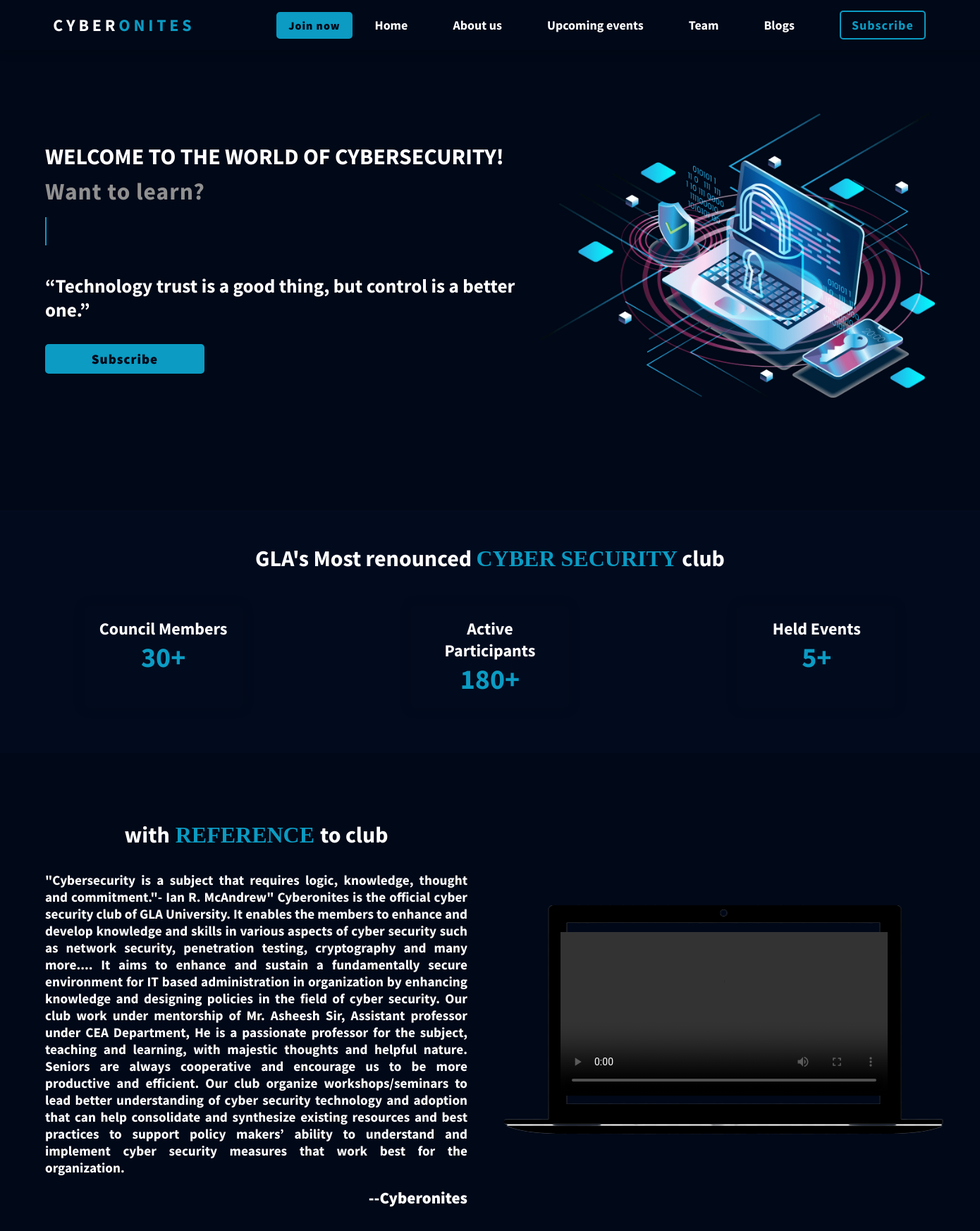
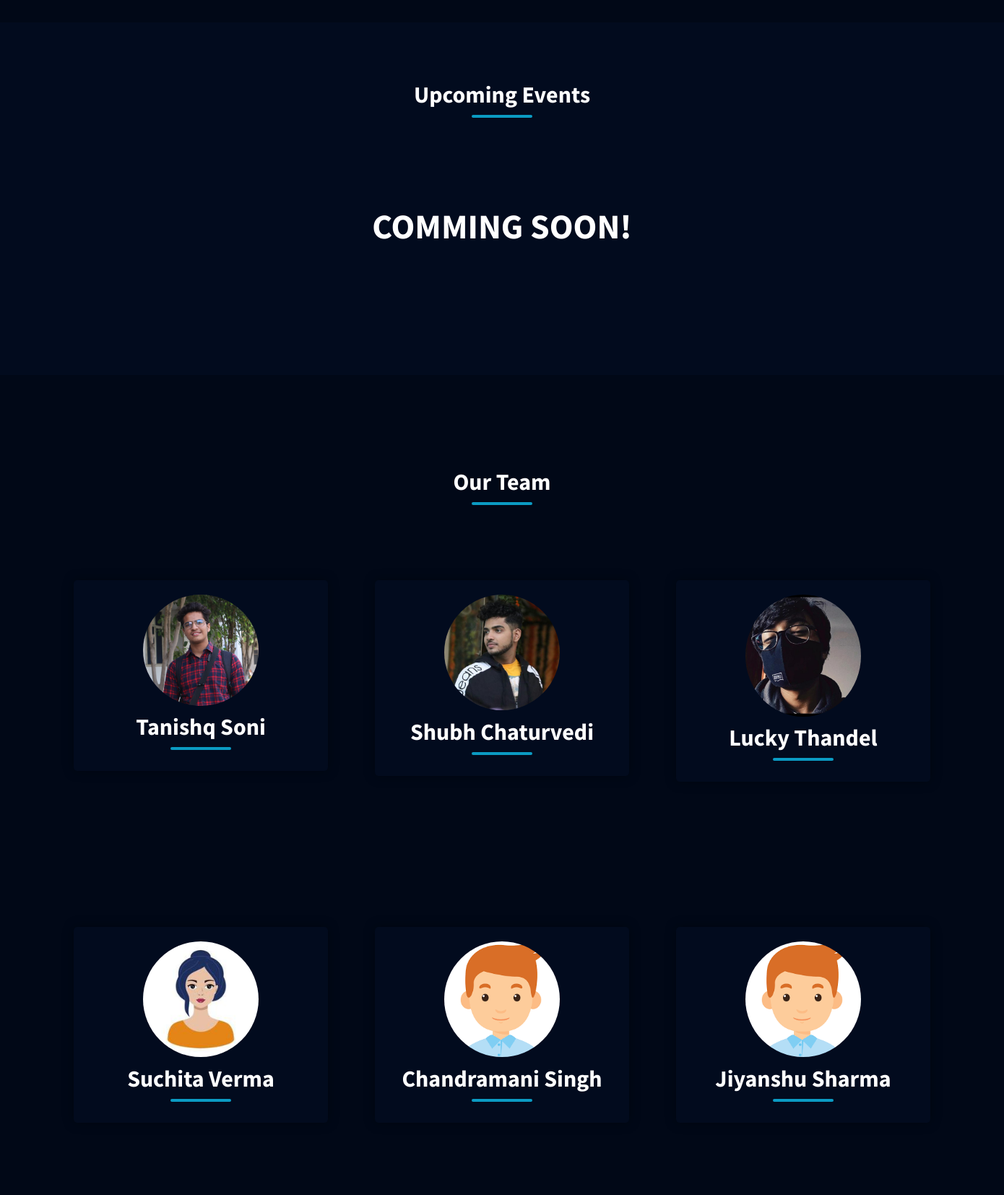
The page / (upper part) on the database its author committed (2 pictures, top to bottom).
### cyberInBuilt/models.py (models this page shows, shortened)
class Staff(models.Model):
    staff_sno = models.AutoField(primary_key=True)
    name = models.CharField(max_length=20)
    designation = models.CharField(max_length=30)
    profile = models.ImageField()
    description = models.TextField(max_length= 250)
    linkedin = models.URLField(max_length=200)
    github = models.URLField(max_length=200)

### cyberInBuilt/views.py (the view)
# urls.py: path("" , views.index, name="index"),
def index(request):
    staff = Staff.objects.all()
    params = {"staff" : staff}
    return render(request , 'index.html' , params)

### cyberInBuilt/templates/index.html (shortened to what this page needs)
{% extends "basic.html" %}
{% load static %}
{% block body %}
<section id="home" class="home">
    <div class="homeContent">
        <h2 style="color:white;font-size: 2rem; margin: 0.5rem 0; text-transform: uppercase;">Welcome to the world of
            CyberSecurity!</h2>
        <h1>Want to learn?</h1>
        <ul class="dynamic-txt">
            <li><span>Reverse Engineering</span></li>
        </ul>
        <p>“Technology trust is a good thing, but control is a better one.”</p>
        <a href="#footer" style="width: 12rem; font-size: larger; " class="btn bts">Subscribe</a>
    </div>
    <div class="homevector">
        <img style=" width: 35rem;" src="{% static 'plugins/security.png' %}" alt="">
    </div>
</section>
<section class="waves">
    <div style="color: white;" class="wave_content">
        <div class="heading">
            GLA's Most renounced <Span style="color: var(--color); font-family: cursive;">CYBER SECURITY</Span> club
        </div>
        <div class="cont_container">
            <div class="container">
                <h2>Council Members</h2>
                <h1>30+</h1>
            </div>
            <div class="container">
                <h2>Active Participants</h2>
                <h1>180+</h1>
            </div>
            <div class="container">
                <h2>Held Events</h2>
                <h1>5+</h1>
            </div>
        </div>
    </div>
</section>
<section id="about" class="about extra" >
    <div class="leftAbout">
        <div class="heading">
            with<Span style="color: var(--color); font-family: cursive;"> REFERENCE </Span> to club
        </div>
        <div class="aboutContent">
            "Cybersecurity is a subject that requires logic, knowledge, thought and commitment."- Ian R. McAndrew"
            Cyberonites is the official cyber security club of GLA University. It enables the members to enhance and develop knowledge and skills in various aspects of cyber security such as network security, penetration testing,  cryptography and many more....
            It aims to enhance and sustain a fundamentally secure environment for IT based administration in organization by enhancing knowledge and designing policies in the field of cyber security.
            Our club work under mentorship of Mr. Asheesh Sir, Assistant professor under CEA Department, He is a passionate professor for the subject, teaching and learning, with majestic thoughts and helpful nature.
            Seniors are always cooperative and encourage us to be more productive and efficient.
            Our club organize workshops/seminars to lead better understanding of cyber security technology and adoption that can help consolidate and synthesize existing resources and best practices to support policy makers’ ability to understand and implement cyber security measures that work best for the organization.
            <div class="desig">
                --Cyberonites
            </div>
        </div>
    </div>
    <div class="trailer">
        <video controls>
            <source src="{% static 'plugins/trailer.mp4' %}" type="video/mp4">
        </video>
    </div>
</section>
<section id="upcomingevents" class="upcoming_events extra" style="background-color: var(--alt);color: white; height: 45vh;">
    <h1>Upcoming Events</h1>
    <h2>Comming Soon!</h2>
</section>
<section id="team"  style="background-color: var(--bg);" class="ourteam extra">
    <div class="upcoming_events">
        <h1>Our Team</h1>
        <div class="cards">
            {% for staff in staff %}
            <div class="card_height">
                <div class="card_cont">
                    <div class="card_img">
                        <img src="/media/{{ staff.profile }}" alt="">
                    </div>
                    <div class="card_title">
                        <h3>{{staff.name}}</h3>
                    </div>
                </div>
            </div>
            {% endfor %}
        </div>
    </div>
</section>
{% endblock %}

### cyberInBuilt/templates/basic.html (shortened to what this page needs)
<!DOCTYPE html>
<html lang="en">
{% load static %}
<head>
    {% load static %}
</head>
<body>
    <section class="nav">
        <div class="logo">
            <a href="#home" style="text-decoration: none; color: white; text-transform: uppercase;"><h1>C y b e r <span style="color: var(--color);">o n i t e s</span></h1></a>
        </div>
        <div class="menu">
            <ul>
                <button class="btn">Join now</button>
                <li><a href="/#home">Home</a></li>
                <li><a href="/#about">About us</a></li>
                <li><a href="/#upcomingevents">Upcoming events</a></li>
                <li><a href="/#team">Team</a></li>
                <li><a href="/blogs">Blogs</a></li>
                <a style="color: var(--color);" href="#footer" class="holobtn">Subscribe</a>
            </ul>
        </div>
    </section>
    {% block body %}{% endblock %}
</body>
</html>

### cyberInBuilt/templates/index.html (style rules this page uses)
.home { background-color: var(--bg); display: flex; justify-content: space-around; padding: 10rem 4rem 10rem 4rem; }
.homeContent { display: flex; flex-direction: column; justify-content: center; }
.homevector { display: flex; justify-content: center; }
.homeContent>:nth-child(2) { letter-spacing: 1px; font-size: 2.1rem; color: #909090; }
.homeContent>:nth-child(4) { color: white; font-size: 1.7rem; font-weight: 700; margin: 1rem 0 2rem 0; }
.btn { border: 2px solid var(--color); background-color: var(--color); padding: 7px 15px; cursor: pointer; color: var(--bg); font-weight: 800; font-size: medium; letter-spacing: 1px; border-radius: 5px; }
.bts { text-align: center; text-decoration: none; }
.holobtn { border: 2px solid var(--color); background-color: var(--bg); padding: 7px 15px; cursor: pointer; color: var(--color); font-weight: 700; font-size: medium; letter-spacing: 1px; border-radius: 5px; }
.dynamic-txt { height: 3rem; line-height: 3rem; overflow: hidden; margin: 1rem 0; }
.dynamic-txt li { text-transform: uppercase; color: var(--color); list-style: none; position: relative; font-size: 2rem; top: 0; font-weight: 900; animation: slide 16s steps(4) infinite; }
.dynamic-txt li span { position: relative; }
.dynamic-txt li span::after { content: ""; position: absolute; left: 0; height: 100%; width: 100%; background: var(--bg); border-left: 2px solid var(--color); animation: typing 4s steps(20) infinite; }
.heading { font-size: xx-large; font-weight: 700; padding: 1rem 0; text-align: center; }
.cont_container { display: flex; justify-content: space-around; }
.container { margin: 2rem 0; width: 12rem; text-align: center; border-radius: 5px; box-shadow: 0 0 15px 0 rgb(0 0 0 / 25%); padding: 1rem; }
.cont_container h1 { text-align: center; color: var(--color); font-size: 2.5rem; }
.wave_content { background-color: var(--alt); padding: 2rem 0; }
.about { background-color: var(--bg); color: white; padding: 2rem; display: flex; justify-content: space-around; }
.leftAbout { width: 50vw; }
.aboutContent { font-size: 1.2rem; padding: 1rem 2rem; text-align: justify; font-weight: 700; }
.trailer { display: flex; width: 50vw; background: url(/static/plugins/laptop3.png) center center no-repeat; justify-content: center; align-items: center; }
.trailer video { width: 29rem; position: relative; top: -0.5rem; }
.desig { font-size: larger; font-weight: 900; text-align: right; padding: 1rem 0; }
.upcoming_events { padding: 3rem 0; background-color: var(--bg); color: white; }
.upcoming_events h1 { text-align: center; font-size: 2rem; display: flex; flex-direction: column; }
.upcoming_events h1::after { content: ""; border: 2.5px solid var(--color); width: 5rem; margin: 0.5rem auto; border-radius: 5px; background: var(--color); }
.upcoming_events h2 { text-align: center; margin: 7rem 0; font-size: 3rem; text-transform: uppercase; }
.cards { display: flex; justify-content: space-around; flex-wrap: wrap; width: 90vw; margin: 0 auto; padding: 5rem 0; }
.card_height { height: 28rem; margin: 1rem 0; }
.card_cont { background: var(--alt); display: flex; flex-direction: column; width: 20rem; padding: 1rem; border-radius: 5px; box-shadow: 0 0 15px 0 rgb(0 0 0 / 35%); transition: all 2s ease; }
.card_cont div { margin: 0.3rem 0; }
.card_img { display: flex; justify-content: center; }
.card_img img { width: 10rem; border-radius: 50%; }
.card_title h3 { display: flex; flex-direction: column; text-align: center; font-size: 2rem; }
.card_title h3::after { content: ""; border: 2.5px solid var(--color); width: 5rem; margin: 0.5rem auto; border-radius: 5px; background: var(--color); }
.extra { padding-top: 5rem; }

### rows shown on the page
Staff: profile (picture), name "Tanishq Soni"
Staff: profile (picture), name "Shubh Chaturvedi"
Staff: profile (picture), name "Lucky Thandel"
Staff: profile (picture), name "Suchita Verma"
Staff: profile (picture), name "Chandramani Singh"
Staff: profile (picture), name "Jiyanshu Sharma"
